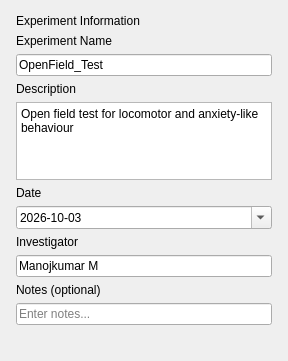
              <widget class="QFrame" name="cardExperimentInfo">
               <property name="cssClass" stdset="0">
                <string>card</string>
               </property>
               <property name="frameShape">
                <enum>QFrame::NoFrame</enum>
               </property>
               <layout class="QVBoxLayout" name="layout_21">
                <property name="spacing">
                 <number>6</number>
                </property>
                <property name="leftMargin">
                 <number>16</number>
                </property>
                <property name="topMargin">
                 <number>14</number>
                </property>
                <property name="rightMargin">
                 <number>16</number>
                </property>
                <property name="bottomMargin">
                 <number>16</number>
                </property>
                <item>
                 <widget class="QLabel" name="qlabel_5">
                  <property name="text">
                   <string>Experiment Information</string>
                  </property>
                  <property name="cssClass" stdset="0">
                   <string>cardTitle</string>
                  </property>
                 </widget>
                </item>
                <item>
                 <widget class="QLabel" name="qlabel_6">
                  <property name="text">
                   <string>Experiment Name</string>
                  </property>
                  <property name="cssClass" stdset="0">
                   <string>fieldLabel</string>
                  </property>
                 </widget>
                </item>
                <item>
                 <widget class="QLineEdit" name="leExperimentName">
                  <property name="text">
                   <string>OpenField_Test</string>
                  </property>
                 </widget>
                </item>
                <item>
                 <widget class="QLabel" name="qlabel_7">
                  <property name="text">
                   <string>Description</string>
                  </property>
                  <property name="cssClass" stdset="0">
                   <string>fieldLabel</string>
                  </property>
                 </widget>
                </item>
                <item>
                 <widget class="QPlainTextEdit" name="teDescription">
                  <property name="plainText">
                   <string>Open field test for locomotor and anxiety-like behaviour</string>
                  </property>
                  <property name="maximumSize">
                   <size>
                    <width>16777215</width>
                    <height>78</height>
                   </size>
                  </property>
                 </widget>
                </item>
                <item>
                 <widget class="QLabel" name="qlabel_8">
                  <property name="text">
                   <string>Date</string>
                  </property>
                  <property name="cssClass" stdset="0">
                   <string>fieldLabel</string>
                  </property>
                 </widget>
                </item>
                <item>
                 <widget class="QDateEdit" name="deDate">
                  <property name="calendarPopup">
                   <bool>true</bool>
                  </property>
                  <property name="displayFormat">
                   <string>yyyy-MM-dd</string>
                  </property>
                  <property name="date">
                   <date>
                    <year>2026</year>
                    <month>10</month>
                    <day>3</day>
                   </date>
                  </property>
                 </widget>
                </item>
                <item>
                 <widget class="QLabel" name="qlabel_9">
                  <property name="text">
                   <string>Investigator</string>
                  </property>
                  <property name="cssClass" stdset="0">
                   <string>fieldLabel</string>
                  </property>
                 </widget>
                </item>
                <item>
                 <widget class="QLineEdit" name="leInvestigator">
                  <property name="text">
                   <string>Manojkumar M</string>
                  </property>
                 </widget>
                </item>
                <item>
                 <widget class="QLabel" name="qlabel_10">
                  <property name="text">
                   <string>Notes (optional)</string>
                  </property>
                  <property name="cssClass" stdset="0">
                   <string>fieldLabel</string>
                  </property>
                 </widget>
                </item>
                <item>
                 <widget class="QLineEdit" name="leNotes">
                  <property name="placeholderText">
                   <string>Enter notes...</string>
                  </property>
                 </widget>
                </item>
                <item>
                 <spacer name="spacer_12">
                  <property name="orientation">
                   <enum>Qt::Vertical</enum>
                  </property>
                  <property name="sizeHint" stdset="0">
                   <size>
                    <width>20</width>
                    <height>20</height>
                   </size>
                  </property>
                 </spacer>
                </item>
               </layout>
              </widget>
